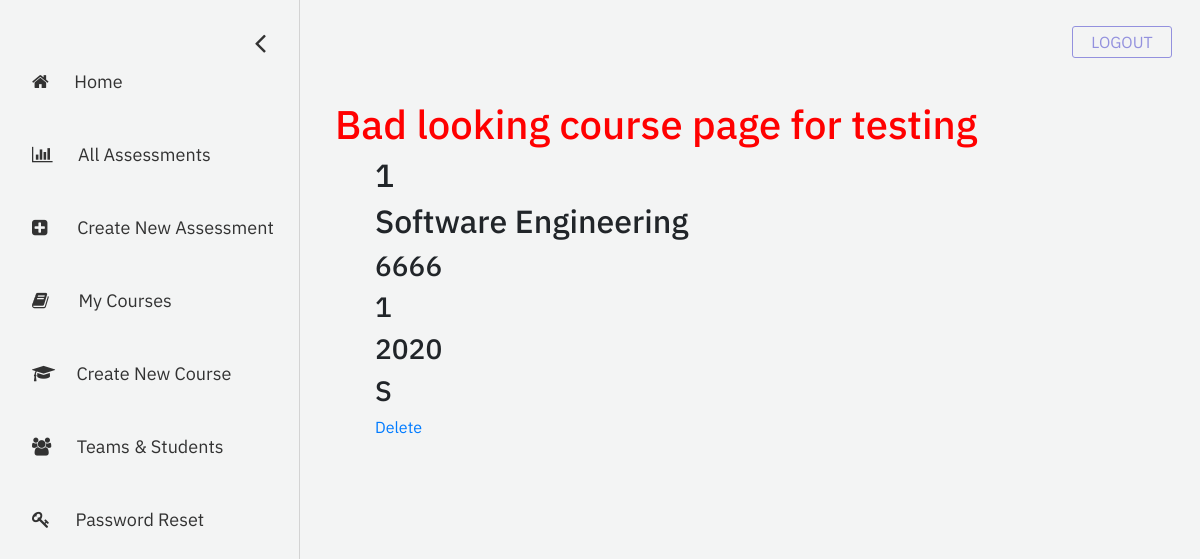
The page /professor/my-courses on the database as committed earlier.
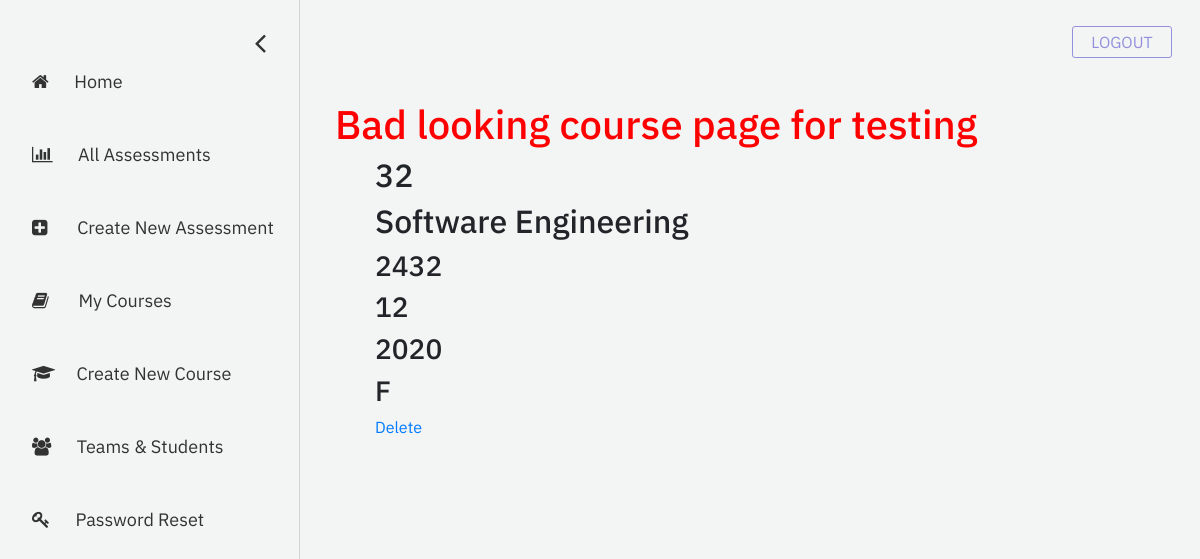
The same page on the database as committed later.
### registration/models.py (models this page shows, shortened)
class Course(models.Model):
    course_name = models.CharField("course name", max_length=60)
    course_code = models.IntegerField("course code", unique=True)
    section_number = models.SmallIntegerField("section number")
    year = models.SmallIntegerField("year of realization")
    semester_choices = (
        ('S', 'Spring'),
        ('F', 'Fall'),
    )
    semester = models.CharField("semester of realization", max_length = 1, choices = semester_choices)

### eval_professor/views.py (the view)
# urls.py: path('my-courses', views.my_courses, name='my-courses'),
def my_courses(request):
    course_list = Course.objects.all()
    context = {
        'course_list': course_list,
    }
    return render(request, 'eval_professor/my-courses.html', context = context)

### eval_professor/templates/eval_professor/my-courses.html (shortened to what this page needs)
{% extends 'eval_professor/base-sidebar.html'%}
{% load static %}
{% block content%}
	<div id="main">
		<div class="container">
			<h1 style="color: red;">Bad looking course page for testing</h1>
		</div>
		<div class="container">
			{% if course_list %}
				<ul>
				{% for course in course_list %}
					<h2>{{ course.id }}</h2>
					<h2>{{ course.course_name }}</h2>
					<h3>{{ course.course_code }}</h3>
					<h3>{{ course.section_number }}</h3>
					<h3>{{ course.year }}</h3>
					<h3>{{ course.semester }}</h3>
					<a href="{% url 'delete_course' course_id=course.id %}">Delete</a>
				{% endfor %}
				</ul>
			{% else %}
				<p>No courses are available.</p>
			{% endif %}
		</div>
	</div>
{% endblock %}

### eval_professor/templates/eval_professor/base-sidebar.html (shortened to what this page needs)
<!doctype html>
<html lang="en">
  <head>
	{% load static %}
    <link rel="stylesheet" href="https://stackpath.bootstrapcdn.com/bootstrap/4.4.1/css/bootstrap.min.css">
	<link rel="stylesheet" href="https://cdnjs.cloudflare.com/ajax/libs/font-awesome/4.7.0/css/font-awesome.min.css">
	<link rel="stylesheet" href="{% static 'eval_professor/css/base-sidebar.css' %}">
  </head>
<body>
	<div id="mySidenav" class="sidenav">
		<a href="javascript:void(0)" class="closebtn" onclick="closeNav()"><i class = "fa fa-angle-left"></i></a>
		<a href="{% url 'professor-dashboard' %}">
			<i class = "fa fa-home"></i> &nbsp;&nbsp;&nbsp;&nbsp;&nbsp;Home
		</a>
		<a href="{% url 'all-assessments' %}">
			<i class = "fa fa-bar-chart"></i> &nbsp;&nbsp;&nbsp;&nbsp;&nbsp;All Assessments
		</a>
		<a href="{% url 'create-new-assessment' %}">
			<i class = "fa fa-plus-square"></i> &nbsp;&nbsp;&nbsp;&nbsp;&nbsp;&nbsp;Create New Assessment
		</a>
		<a href="{% url 'my-courses' %}">
			<i class = "fa fa-book"></i> &nbsp;&nbsp;&nbsp;&nbsp;&nbsp;&nbsp;My Courses
		</a>
		<a href="{% url 'create-new-course' %}">
			<i class = "fa fa-graduation-cap"></i> &nbsp;&nbsp;&nbsp;&nbsp;Create New Course
		</a>
		<a href="{% url 'teams-students' %}">
			<i class = "fa fa-group"></i> &nbsp;&nbsp;&nbsp;&nbsp;&nbsp;Teams & Students
		</a>
		<a href="{% url 'password-reset' %}">
			<i class = "fa fa-key"></i> &nbsp;&nbsp;&nbsp;&nbsp;&nbsp;Password Reset
		</a>
	</div>
	<span class="menu" style="font-size:20px;cursor:pointer" onclick="openNav()">&nbsp;&nbsp;Menu</span>
	<div class="logout_btn_container">
		<a href = "{% url 'log_out' %}" class="logout-btn">LOGOUT</a>
	</div>
    {% block content%}
    {% endblock %}
</body>
</html>

### eval_professor/static/eval_professor/css/base-sidebar.css (style rules this page uses)
body { font-family: 'IBM Plex Sans', sans-serif; background-color: #f3f4f4; }
.sidenav { height: 100%; width: 0px; position: fixed; z-index: 1; top: 0; left: 0; background-color: #f3f4f4; overflow-x: hidden; padding-top: 60px; transition: 0.5s; border-right: 1px solid lightgray; }
.sidenav a { padding: 8px 8px 8px 32px; text-decoration: none; font-size: 18px; color: #323232; display: block; transition: 0.3s; margin-bottom: 30px; }
.sidenav .closebtn { position: absolute; top: 0; right: 25px; font-size: 32px; margin-left: 50px; margin-bottom: 100px; margin-top: 10px; }
#main { transition: margin-left .5s; padding: 20px; }
.menu { top: 0px; left: 15px; font-size: 5px; position: relative; line-height: 80px; padding: 8px; -moz-border-radius: 100px; border-radius: 100px; text-align: center; }
.logout-btn { position: absolute; top: 26px; right: 28px; -webkit-border-radius: 3px; -moz-border-radius: 3px; border-radius: 3px; border: 1px solid #9391de; height: 0px; line-height: 0px; color: #9391de; font-size: 16px; padding: 15px; background-color: #f3f4f4; display: inline-block; cursor: pointer; text-align: center; width: 100px; text-decoration: none; }

Rows that differ between the two databases and show on the page:
removed Course: id "1", course_name "Software Engineering", course_code "6666", section_number "1", year "2020", semester "S"
added Course: id "32", course_name "Software Engineering", course_code "2432", section_number "12", year "2020", semester "F"
